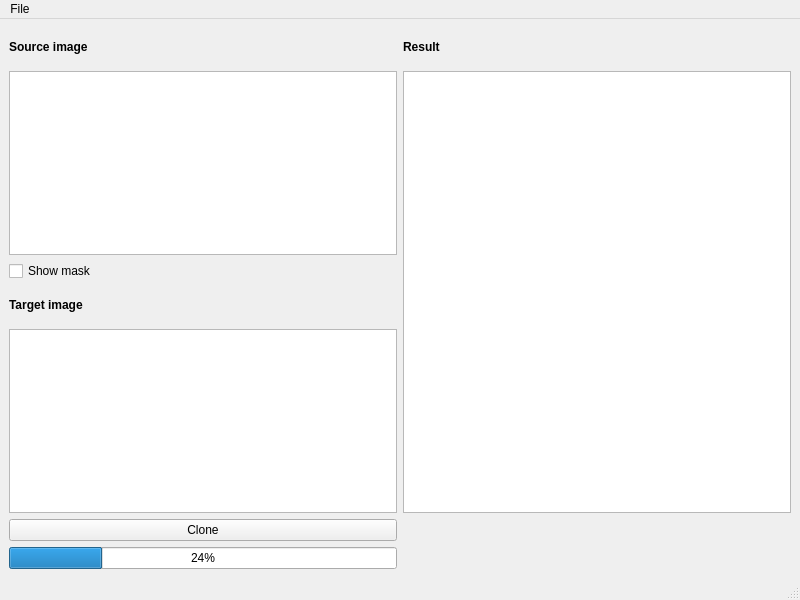
<?xml version="1.0" encoding="UTF-8"?>
<ui version="4.0">
 <class>PoissonCloningWidget</class>
 <widget class="QMainWindow" name="PoissonCloningWidget">
  <property name="geometry">
   <rect>
    <x>0</x>
    <y>0</y>
    <width>800</width>
    <height>600</height>
   </rect>
  </property>
  <property name="windowTitle">
   <string>Poisson Cloning</string>
  </property>
  <widget class="QWidget" name="centralwidget">
   <layout class="QGridLayout" name="gridLayout" rowstretch="1,5,1,1,5,0,0" columnstretch="1,1">
    <item row="1" column="0">
     <widget class="QGraphicsView" name="graphicsViewSourceImage">
      <property name="verticalScrollBarPolicy">
       <enum>Qt::ScrollBarAlwaysOff</enum>
      </property>
      <property name="horizontalScrollBarPolicy">
       <enum>Qt::ScrollBarAlwaysOff</enum>
      </property>
     </widget>
    </item>
    <item row="1" column="1" rowspan="4">
     <widget class="QGraphicsView" name="graphicsViewResultImage"/>
    </item>
    <item row="4" column="0">
     <widget class="QGraphicsView" name="graphicsViewTargetImage">
      <property name="verticalScrollBarPolicy">
       <enum>Qt::ScrollBarAlwaysOff</enum>
      </property>
      <property name="horizontalScrollBarPolicy">
       <enum>Qt::ScrollBarAlwaysOff</enum>
      </property>
     </widget>
    </item>
    <item row="2" column="0">
     <widget class="QCheckBox" name="chkShowMask">
      <property name="text">
       <string>Show mask</string>
      </property>
     </widget>
    </item>
    <item row="0" column="0">
     <widget class="QLabel" name="label">
      <property name="font">
       <font>
        <weight>75</weight>
        <bold>true</bold>
       </font>
      </property>
      <property name="text">
       <string>Source image</string>
      </property>
     </widget>
    </item>
    <item row="3" column="0">
     <widget class="QLabel" name="label_2">
      <property name="font">
       <font>
        <weight>75</weight>
        <bold>true</bold>
       </font>
      </property>
      <property name="text">
       <string>Target image</string>
      </property>
     </widget>
    </item>
    <item row="0" column="1">
     <widget class="QLabel" name="label_3">
      <property name="font">
       <font>
        <weight>75</weight>
        <bold>true</bold>
       </font>
      </property>
      <property name="text">
       <string>Result</string>
      </property>
     </widget>
    </item>
    <item row="5" column="0">
     <widget class="QPushButton" name="btnClone">
      <property name="text">
       <string>Clone</string>
      </property>
     </widget>
    </item>
    <item row="6" column="0">
     <widget class="QProgressBar" name="progressBar">
      <property name="value">
       <number>24</number>
      </property>
     </widget>
    </item>
   </layout>
  </widget>
  <widget class="QMenuBar" name="menubar">
   <property name="geometry">
    <rect>
     <x>0</x>
     <y>0</y>
     <width>800</width>
     <height>28</height>
    </rect>
   </property>
   <widget class="QMenu" name="menuFile">
    <property name="title">
     <string>File</string>
    </property>
    <addaction name="actionOpenImages"/>
    <addaction name="actionSaveResult"/>
   </widget>
   <addaction name="menuFile"/>
  </widget>
  <widget class="QStatusBar" name="statusbar"/>
  <action name="actionOpenImages">
   <property name="text">
    <string>Open Images</string>
   </property>
  </action>
  <action name="actionSaveResult">
   <property name="text">
    <string>Save Result</string>
   </property>
  </action>
 </widget>
 <resources/>
 <connections/>
</ui>
